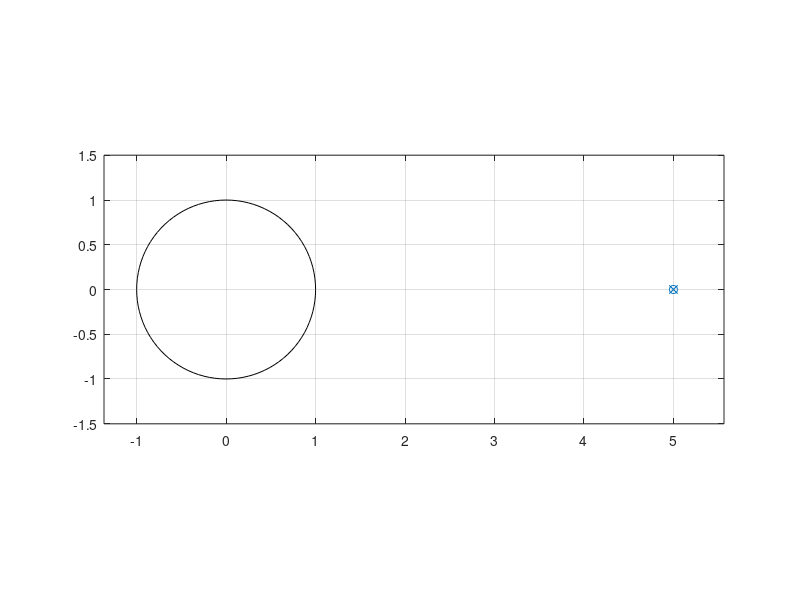

MATLAB code for this plot:
clc;
clear all;

num = input('type in the numerator coefficients = ');

den = input('type the denomiator coefficeints = ');

[z,p,k] = tf2zp(num,den);

m = abs(p); %findinf the distance from origin of poles

disp('zeros are at;');
disp(z);

disp('poles are at');
disp(p);

disp('gain constant');
disp(k);

disp('radius of poles');
disp(m);

sos = zp2sos(z,p,k);

disp('second order sections');
disp(real(sos));
zplane(num,den);
